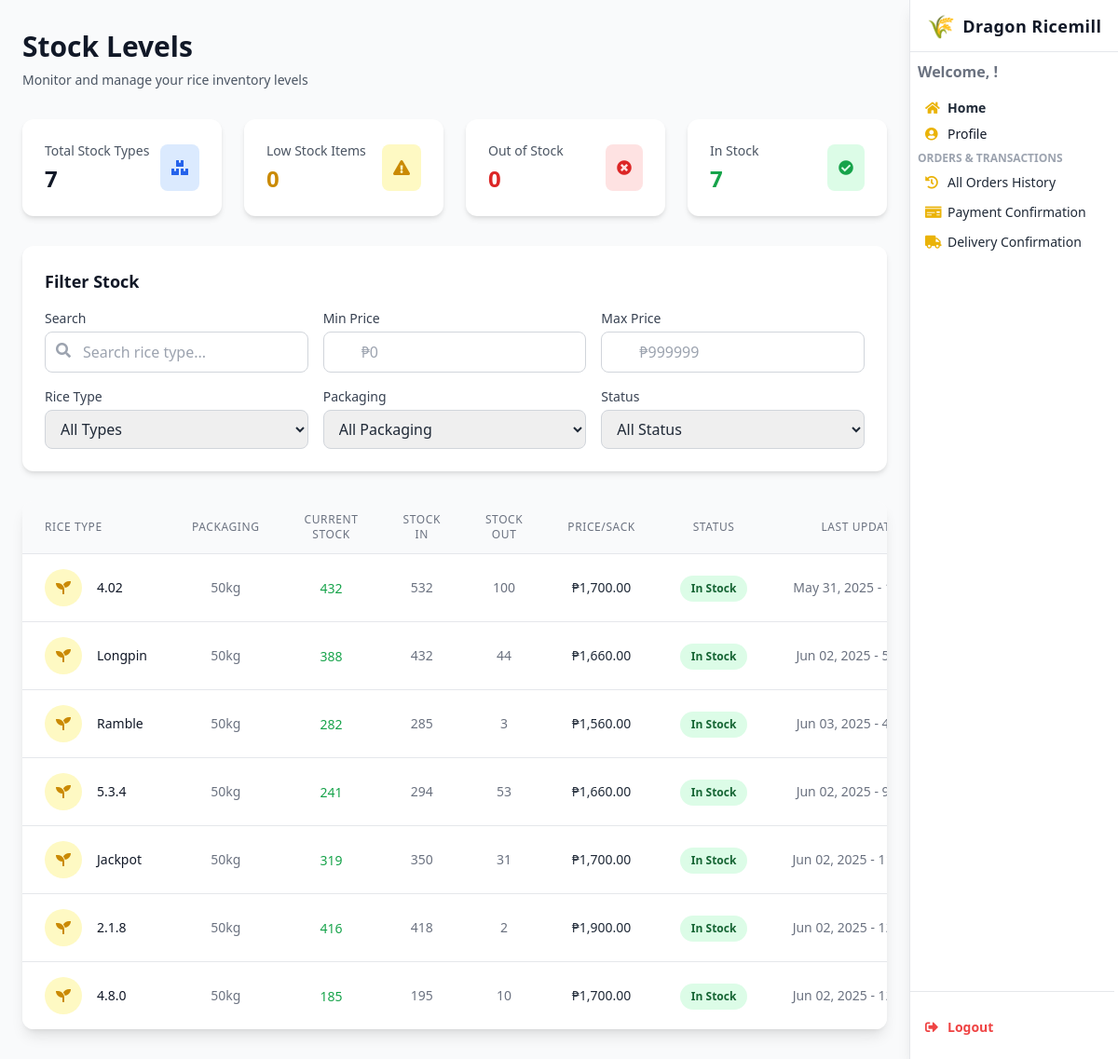
The app's page /viewstocklevel/, older data.
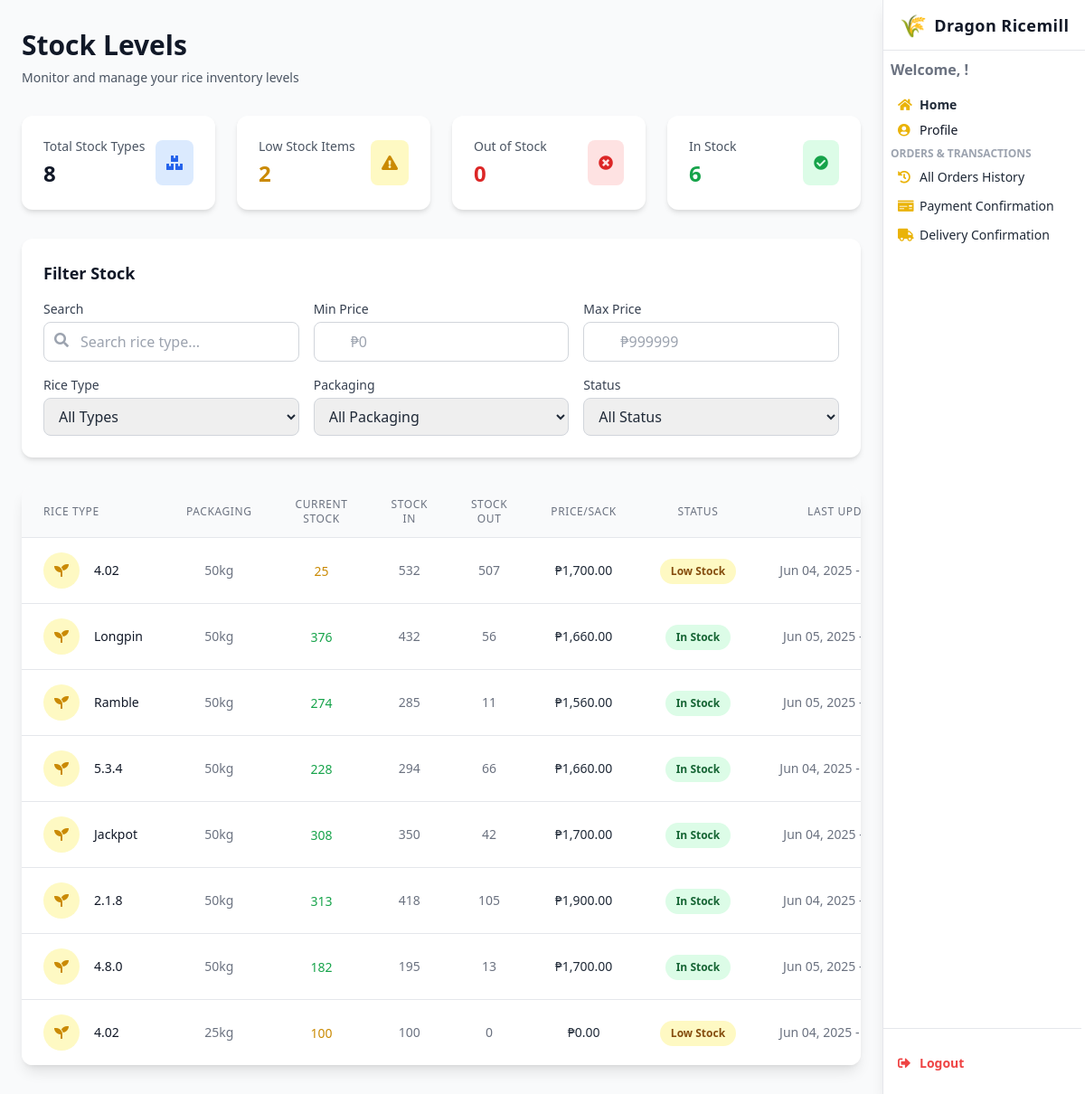
The same page, newer data.
### webapp/models.py (models this page shows, shortened)
class Stock(models.Model):
    stockID = models.AutoField(primary_key=True)
    rice_type = models.ForeignKey(Rice, on_delete=models.CASCADE, db_column='riceID', related_name='stocks')
    packaging = models.CharField(max_length=50, default='50kg')  # e.g., 25kg, 50kg
    price_per_sack = models.DecimalField(max_digits=10, decimal_places=2)
    stock_in = models.PositiveIntegerField(default=0)
    stock_out = models.PositiveIntegerField(default=0)
    current_stock = models.PositiveIntegerField(default=0)
    minimum_stock = models.PositiveIntegerField(default=10)
    last_updated = models.DateTimeField(auto_now=True)
    created_at = models.DateTimeField(auto_now_add=True)
    class Meta:
        db_table = 'Stock'
        unique_together = ('rice_type', 'packaging')

class Rice(models.Model):
    riceID = models.AutoField(primary_key=True)
    rice_type = models.CharField(max_length=100, unique=True)
    description = models.TextField(blank=True, null=True)
    is_active = models.BooleanField(default=True)
    class Meta:
        db_table = 'Rice'

### webapp/views.py (the view)
# urls.py: path("viewstocklevel/", views.viewstocklevel, name="viewstocklevel"),
def viewstocklevel(request):
    stock_data = Stock.objects.select_related('rice_type').all()
    rice_types = Rice.objects.values_list('rice_type', flat=True).distinct()
    packaging_types = Stock.objects.values_list('packaging', flat=True).distinct()
    total_stock_count = stock_data.count()
    low_stock_count = stock_data.filter(current_stock__gt=0, current_stock__lte=100).count()
    out_of_stock_count = stock_data.filter(current_stock=0).count()
    in_stock_count = stock_data.filter(current_stock__gt=100).count()
    context = {
        'stock_data': stock_data,
        'rice_types': rice_types,
        'packaging_types': packaging_types,
        'total_stock_count': total_stock_count,
        'low_stock_count': low_stock_count,
        'out_of_stock_count': out_of_stock_count,
        'in_stock_count': in_stock_count,
    }
    return render(request, 'viewstocklevel.html', context)

### webapp/templates/viewstocklevel.html (shortened to what the changed rows need)
{% load humanize %}
<!DOCTYPE html>
<html lang="en">
<head>
  <script src="https://cdn.tailwindcss.com"></script>
  <link href="https://cdnjs.cloudflare.com/ajax/libs/font-awesome/5.15.3/css/all.min.css" rel="stylesheet" />
</head>
<body class="bg-gray-50 text-gray-800 min-h-screen font-sans leading-relaxed overflow-x-hidden">
<div id="mainContent" class="lg:mr-56 min-h-screen bg-gray-50 transition-all duration-300">
  <main class="max-w-7xl mx-auto px-6 py-8">
    <div class="mb-8">
      <h1 class="text-3xl font-bold text-gray-900">Stock Levels</h1>
    </div>
    <div class="grid grid-cols-1 md:grid-cols-2 lg:grid-cols-4 gap-6 mb-8">
      <div class="bg-white rounded-xl p-6 card-shadow hover-scale">
        <div class="flex items-center justify-between">
          <div>
            <p class="text-sm font-medium text-gray-600">Total Stock Types</p>
            <h3 class="text-2xl font-bold text-gray-900 mt-1">{{ total_stock_count }}</h3>
          </div>
        </div>
      </div>
      <div class="bg-white rounded-xl p-6 card-shadow hover-scale">
        <div class="flex items-center justify-between">
          <div>
            <p class="text-sm font-medium text-gray-600">Low Stock Items</p>
            <h3 class="text-2xl font-bold text-yellow-600 mt-1">
              {{ low_stock_count }}
            </h3>
          </div>
        </div>
      </div>
      <div class="bg-white rounded-xl p-6 card-shadow hover-scale">
        <div class="flex items-center justify-between">
          <div>
            <p class="text-sm font-medium text-gray-600">In Stock</p>
            <h3 class="text-2xl font-bold text-green-600 mt-1">
              {{ in_stock_count }}
            </h3>
          </div>
        </div>
      </div>
    </div>
    <div class="bg-white rounded-xl p-6 mb-8 card-shadow">
      <h2 class="text-lg font-semibold text-gray-900 mb-4">Filter Stock</h2>
    </div>
    <div class="bg-white rounded-xl shadow-lg overflow-hidden">
      <div class="overflow-x-auto custom-scrollbar">
        <table class="min-w-full divide-y divide-gray-200">
          <thead class="bg-gray-50">
            <tr>
              <th class="px-6 py-3 text-left text-xs font-medium text-gray-500 uppercase tracking-wider">Rice Type</th>
              <th class="px-6 py-3 text-center text-xs font-medium text-gray-500 uppercase tracking-wider">Packaging</th>
              <th class="px-6 py-3 text-center text-xs font-medium text-gray-500 uppercase tracking-wider">Current Stock</th>
              <th class="px-6 py-3 text-center text-xs font-medium text-gray-500 uppercase tracking-wider">Stock In</th>
              <th class="px-6 py-3 text-center text-xs font-medium text-gray-500 uppercase tracking-wider">Stock Out</th>
              <th class="px-6 py-3 text-center text-xs font-medium text-gray-500 uppercase tracking-wider">Price/Sack</th>
              <th class="px-6 py-3 text-center text-xs font-medium text-gray-500 uppercase tracking-wider">Status</th>
              <th class="px-6 py-3 text-center text-xs font-medium text-gray-500 uppercase tracking-wider">Last Updated</th>
            </tr>
          </thead>
          <tbody class="bg-white divide-y divide-gray-200">
            {% for rice in stock_data %}
              <tr class="hover:bg-gray-50 transition-all">
                <td class="px-6 py-4 whitespace-nowrap">
                  <div class="flex items-center">
                    <div class="flex-shrink-0 h-10 w-10 flex items-center justify-center rounded-full bg-yellow-100">
                      <i class="fas fa-seedling text-yellow-600"></i>
                    </div>
                    <div class="ml-4">
                      <div class="text-sm font-medium text-gray-900 rice-type">{{ rice.rice_type.rice_type }}</div>
                    </div>
                  </div>
                </td>
                <td class="px-6 py-4 whitespace-nowrap text-center text-sm text-gray-500">{{ rice.packaging }}</td>
                <td class="px-6 py-4 whitespace-nowrap text-center">
                  <span class="text-sm font-medium {% if rice.current_stock == 0 %}text-red-600{% elif rice.current_stock <= 100 %}text-yellow-600{% else %}text-green-600{% endif %}">
                    {{ rice.current_stock }}
                  </span>
                </td>
                <td class="px-6 py-4 whitespace-nowrap text-center text-sm text-gray-500">{{ rice.stock_in }}</td>
                <td class="px-6 py-4 whitespace-nowrap text-center text-sm text-gray-500">{{ rice.stock_out }}</td>
                <td class="px-6 py-4 whitespace-nowrap text-center text-sm price">₱{{ rice.price_per_sack|floatformat:2|intcomma }}</td>
                <td class="px-6 py-4 whitespace-nowrap text-center status">
                  {% if rice.current_stock == 0 %}
                    <span class="px-3 py-1 inline-flex text-xs leading-5 font-semibold rounded-full bg-red-100 text-red-800">
                      Out of Stock
                    </span>
                  {% elif rice.current_stock <= 100 %}
                    <span class="px-3 py-1 inline-flex text-xs leading-5 font-semibold rounded-full bg-yellow-100 text-yellow-800">
                      Low Stock
                    </span>
                  {% else %}
                    <span class="px-3 py-1 inline-flex text-xs leading-5 font-semibold rounded-full bg-green-100 text-green-800">
                      In Stock
                    </span>
                  {% endif %}
                </td>
                <td class="px-6 py-4 whitespace-nowrap text-center text-sm text-gray-500">
                  {{ rice.last_updated|date:"M d, Y - g:i A" }}
                </td>
              </tr>
            {% endfor %}
          </tbody>
        </table>
      </div>
    </div>
  </main>
</div>
</body>
</html>

Row changes from the older to the newer data that the page shows:
changed Stock (number 1 of 8 on the later page): current_stock "432" → "25"; stock_out "100" → "507"; last_updated "May 31, 2025 -…" → "Jun 04, 2025 -…"; current_stock "In Stock" → "Low Stock"
changed Stock "Longpin": current_stock "388" → "376"; stock_out "44" → "56"; last_updated "Jun 02, 2025 -…" → "Jun 05, 2025…"
changed Stock "Ramble": current_stock "282" → "274"; stock_out "3" → "11"; last_updated "Jun 03, 2025 -…" → "Jun 05, 2025…"
changed Stock (number 4 of 8 on the later page): current_stock "241" → "228"; stock_out "53" → "66"; last_updated "Jun 02, 2025 -…" → "Jun 04, 2025 -…"
changed Stock "Jackpot": current_stock "319" → "308"; stock_out "31" → "42"; last_updated "Jun 02, 2025 -…" → "Jun 04, 2025…"
changed Stock (number 6 of 8 on the later page): current_stock "416" → "313"; stock_out "2" → "105"; last_updated "Jun 02, 2025 -…" → "Jun 04, 2025…"
changed Stock (number 7 of 8 on the later page): current_stock "185" → "182"; stock_out "10" → "13"; last_updated "Jun 02, 2025 -…" → "Jun 05, 2025…"
added Stock: rice_type.rice_type "4.02", packaging "25kg", current_stock "100", stock_in "100", stock_out "0", price_per_sack "0.00", shows "Low Stock", last_updated "Jun 04, 2025 -…"
Text that changed along with them:
{{ total_stock_count }}: "7" → "8"
{{ low_stock_count }}: "0" → "2"
{{ in_stock_count }}: "7" → "6"
